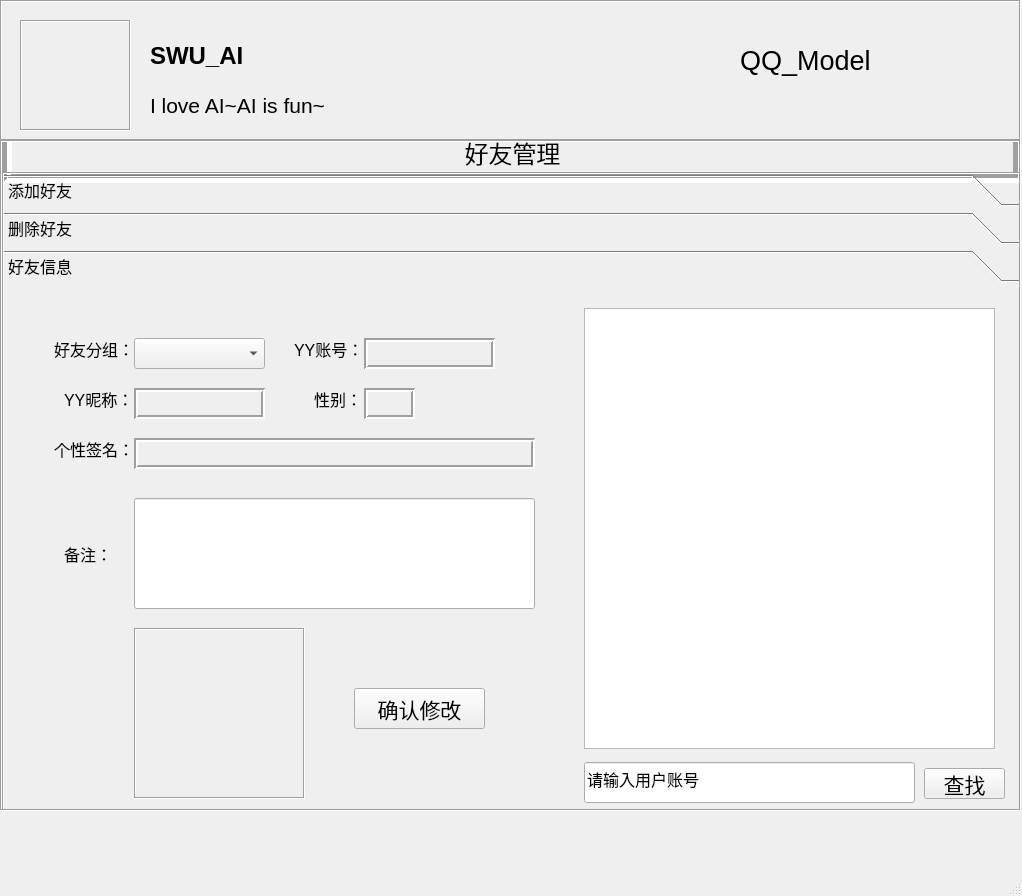
<?xml version="1.0" encoding="UTF-8"?>
<ui version="4.0">
 <class>MainWindow</class>
 <widget class="QMainWindow" name="MainWindow">
  <property name="geometry">
   <rect>
    <x>0</x>
    <y>0</y>
    <width>1022</width>
    <height>896</height>
   </rect>
  </property>
  <property name="font">
   <font>
    <pointsize>20</pointsize>
   </font>
  </property>
  <property name="windowTitle">
   <string>MainWindow</string>
  </property>
  <widget class="QWidget" name="centralwidget">
   <widget class="QStackedWidget" name="stackedWidget">
    <property name="geometry">
     <rect>
      <x>0</x>
      <y>140</y>
      <width>1021</width>
      <height>671</height>
     </rect>
    </property>
    <property name="frameShape">
     <enum>QFrame::Box</enum>
    </property>
    <property name="frameShadow">
     <enum>QFrame::Sunken</enum>
    </property>
    <property name="currentIndex">
     <number>1</number>
    </property>
    <widget class="QWidget" name="page"/>
    <widget class="QWidget" name="page_2">
     <widget class="QLabel" name="label">
      <property name="geometry">
       <rect>
        <x>0</x>
        <y>-20</y>
        <width>1021</width>
        <height>61</height>
       </rect>
      </property>
      <property name="font">
       <font>
        <pointsize>18</pointsize>
       </font>
      </property>
      <property name="frameShape">
       <enum>QFrame::Box</enum>
      </property>
      <property name="frameShadow">
       <enum>QFrame::Sunken</enum>
      </property>
      <property name="lineWidth">
       <number>5</number>
      </property>
      <property name="text">
       <string>好友管理</string>
      </property>
      <property name="alignment">
       <set>Qt::AlignCenter</set>
      </property>
     </widget>
     <widget class="QToolBox" name="Friend_Operation">
      <property name="geometry">
       <rect>
        <x>0</x>
        <y>30</y>
        <width>1021</width>
        <height>641</height>
       </rect>
      </property>
      <property name="font">
       <font>
        <pointsize>12</pointsize>
       </font>
      </property>
      <property name="frameShape">
       <enum>QFrame::Box</enum>
      </property>
      <property name="frameShadow">
       <enum>QFrame::Sunken</enum>
      </property>
      <property name="currentIndex">
       <number>2</number>
      </property>
      <widget class="QWidget" name="add_new">
       <property name="geometry">
        <rect>
         <x>0</x>
         <y>0</y>
         <width>1017</width>
         <height>523</height>
        </rect>
       </property>
       <attribute name="label">
        <string>添加好友</string>
       </attribute>
       <widget class="QLineEdit" name="newNameLineEdit">
        <property name="geometry">
         <rect>
          <x>100</x>
          <y>90</y>
          <width>181</width>
          <height>31</height>
         </rect>
        </property>
       </widget>
       <widget class="QComboBox" name="newGroupComboBox">
        <property name="geometry">
         <rect>
          <x>110</x>
          <y>30</y>
          <width>141</width>
          <height>31</height>
         </rect>
        </property>
        <property name="editable">
         <bool>false</bool>
        </property>
        <property name="frame">
         <bool>true</bool>
        </property>
       </widget>
       <widget class="QLabel" name="label_2">
        <property name="geometry">
         <rect>
          <x>20</x>
          <y>30</y>
          <width>81</width>
          <height>17</height>
         </rect>
        </property>
        <property name="font">
         <font>
          <pointsize>12</pointsize>
         </font>
        </property>
        <property name="text">
         <string>好友分组：</string>
        </property>
       </widget>
       <widget class="QLabel" name="label_3">
        <property name="geometry">
         <rect>
          <x>20</x>
          <y>90</y>
          <width>67</width>
          <height>17</height>
         </rect>
        </property>
        <property name="font">
         <font>
          <pointsize>12</pointsize>
         </font>
        </property>
        <property name="text">
         <string>YY昵称：</string>
        </property>
       </widget>
       <widget class="QLabel" name="NewPictureLabel">
        <property name="geometry">
         <rect>
          <x>100</x>
          <y>320</y>
          <width>171</width>
          <height>171</height>
         </rect>
        </property>
        <property name="frameShape">
         <enum>QFrame::Box</enum>
        </property>
        <property name="frameShadow">
         <enum>QFrame::Sunken</enum>
        </property>
        <property name="text">
         <string/>
        </property>
        <property name="scaledContents">
         <bool>true</bool>
        </property>
       </widget>
       <widget class="QLineEdit" name="newIDLineEdit">
        <property name="geometry">
         <rect>
          <x>350</x>
          <y>30</y>
          <width>161</width>
          <height>31</height>
         </rect>
        </property>
       </widget>
       <widget class="QLabel" name="label_5">
        <property name="geometry">
         <rect>
          <x>280</x>
          <y>30</y>
          <width>67</width>
          <height>21</height>
         </rect>
        </property>
        <property name="font">
         <font>
          <pointsize>12</pointsize>
         </font>
        </property>
        <property name="text">
         <string>YY账号：</string>
        </property>
       </widget>
       <widget class="QLineEdit" name="newmanualLineEdit">
        <property name="geometry">
         <rect>
          <x>360</x>
          <y>90</y>
          <width>61</width>
          <height>31</height>
         </rect>
        </property>
       </widget>
       <widget class="QLabel" name="label_6">
        <property name="geometry">
         <rect>
          <x>310</x>
          <y>90</y>
          <width>67</width>
          <height>17</height>
         </rect>
        </property>
        <property name="font">
         <font>
          <pointsize>12</pointsize>
         </font>
        </property>
        <property name="text">
         <string>性别：</string>
        </property>
       </widget>
       <widget class="QPushButton" name="newUploadPushButton">
        <property name="geometry">
         <rect>
          <x>310</x>
          <y>350</y>
          <width>131</width>
          <height>41</height>
         </rect>
        </property>
        <property name="font">
         <font>
          <pointsize>16</pointsize>
         </font>
        </property>
        <property name="text">
         <string>上传...</string>
        </property>
       </widget>
       <widget class="QLabel" name="label_7">
        <property name="geometry">
         <rect>
          <x>20</x>
          <y>160</y>
          <width>91</width>
          <height>17</height>
         </rect>
        </property>
        <property name="font">
         <font>
          <pointsize>12</pointsize>
         </font>
        </property>
        <property name="text">
         <string>个性签名：</string>
        </property>
       </widget>
       <widget class="QLineEdit" name="newSignatureLineEdit">
        <property name="geometry">
         <rect>
          <x>100</x>
          <y>150</y>
          <width>431</width>
          <height>41</height>
         </rect>
        </property>
       </widget>
       <widget class="QLabel" name="label_8">
        <property name="geometry">
         <rect>
          <x>30</x>
          <y>220</y>
          <width>67</width>
          <height>21</height>
         </rect>
        </property>
        <property name="font">
         <font>
          <pointsize>12</pointsize>
         </font>
        </property>
        <property name="text">
         <string>备注：</string>
        </property>
       </widget>
       <widget class="QLineEdit" name="newRefenrenceLineEdit">
        <property name="geometry">
         <rect>
          <x>100</x>
          <y>210</y>
          <width>431</width>
          <height>91</height>
         </rect>
        </property>
       </widget>
       <widget class="QPushButton" name="NewPutinPushButton">
        <property name="geometry">
         <rect>
          <x>310</x>
          <y>420</y>
          <width>131</width>
          <height>41</height>
         </rect>
        </property>
        <property name="font">
         <font>
          <pointsize>16</pointsize>
         </font>
        </property>
        <property name="text">
         <string>添加好友</string>
        </property>
       </widget>
       <widget class="QTableView" name="FriendsTableView">
        <property name="geometry">
         <rect>
          <x>580</x>
          <y>10</y>
          <width>411</width>
          <height>501</height>
         </rect>
        </property>
        <attribute name="horizontalHeaderMinimumSectionSize">
         <number>25</number>
        </attribute>
        <attribute name="horizontalHeaderDefaultSectionSize">
         <number>120</number>
        </attribute>
        <attribute name="horizontalHeaderStretchLastSection">
         <bool>true</bool>
        </attribute>
        <attribute name="verticalHeaderVisible">
         <bool>false</bool>
        </attribute>
       </widget>
       <widget class="QLabel" name="background1">
        <property name="geometry">
         <rect>
          <x>0</x>
          <y>0</y>
          <width>1011</width>
          <height>561</height>
         </rect>
        </property>
        <property name="text">
         <string/>
        </property>
        <property name="pixmap">
         <pixmap>elements/background2.jpeg</pixmap>
        </property>
        <property name="scaledContents">
         <bool>true</bool>
        </property>
       </widget>
       <zorder>background1</zorder>
       <zorder>newNameLineEdit</zorder>
       <zorder>label_2</zorder>
       <zorder>label_3</zorder>
       <zorder>NewPictureLabel</zorder>
       <zorder>newIDLineEdit</zorder>
       <zorder>label_5</zorder>
       <zorder>newmanualLineEdit</zorder>
       <zorder>label_6</zorder>
       <zorder>newUploadPushButton</zorder>
       <zorder>label_7</zorder>
       <zorder>newSignatureLineEdit</zorder>
       <zorder>label_8</zorder>
       <zorder>newRefenrenceLineEdit</zorder>
       <zorder>NewPutinPushButton</zorder>
       <zorder>FriendsTableView</zorder>
       <zorder>newGroupComboBox</zorder>
      </widget>
      <widget class="QWidget" name="delete_old">
       <property name="geometry">
        <rect>
         <x>0</x>
         <y>0</y>
         <width>1017</width>
         <height>523</height>
        </rect>
       </property>
       <attribute name="label">
        <string>删除好友</string>
       </attribute>
       <widget class="QLabel" name="label_9">
        <property name="geometry">
         <rect>
          <x>40</x>
          <y>20</y>
          <width>81</width>
          <height>21</height>
         </rect>
        </property>
        <property name="font">
         <font>
          <pointsize>12</pointsize>
         </font>
        </property>
        <property name="text">
         <string>好友分组：</string>
        </property>
       </widget>
       <widget class="QLabel" name="label_10">
        <property name="geometry">
         <rect>
          <x>300</x>
          <y>30</y>
          <width>67</width>
          <height>21</height>
         </rect>
        </property>
        <property name="font">
         <font>
          <pointsize>12</pointsize>
         </font>
        </property>
        <property name="text">
         <string>YY账号：</string>
        </property>
       </widget>
       <widget class="QLabel" name="label_11">
        <property name="geometry">
         <rect>
          <x>40</x>
          <y>80</y>
          <width>67</width>
          <height>21</height>
         </rect>
        </property>
        <property name="font">
         <font>
          <pointsize>12</pointsize>
         </font>
        </property>
        <property name="text">
         <string>YY昵称：</string>
        </property>
       </widget>
       <widget class="QLabel" name="label_12">
        <property name="geometry">
         <rect>
          <x>310</x>
          <y>80</y>
          <width>67</width>
          <height>21</height>
         </rect>
        </property>
        <property name="font">
         <font>
          <pointsize>12</pointsize>
         </font>
        </property>
        <property name="text">
         <string>性别：</string>
        </property>
       </widget>
       <widget class="QLabel" name="label_13">
        <property name="geometry">
         <rect>
          <x>40</x>
          <y>140</y>
          <width>91</width>
          <height>21</height>
         </rect>
        </property>
        <property name="font">
         <font>
          <pointsize>12</pointsize>
         </font>
        </property>
        <property name="text">
         <string>个性签名：</string>
        </property>
       </widget>
       <widget class="QLineEdit" name="preReferenceLineEdit">
        <property name="geometry">
         <rect>
          <x>120</x>
          <y>190</y>
          <width>431</width>
          <height>91</height>
         </rect>
        </property>
       </widget>
       <widget class="QLabel" name="label_14">
        <property name="geometry">
         <rect>
          <x>50</x>
          <y>220</y>
          <width>67</width>
          <height>21</height>
         </rect>
        </property>
        <property name="font">
         <font>
          <pointsize>12</pointsize>
         </font>
        </property>
        <property name="text">
         <string>备注：</string>
        </property>
       </widget>
       <widget class="QLabel" name="prePictureLabel">
        <property name="geometry">
         <rect>
          <x>120</x>
          <y>320</y>
          <width>171</width>
          <height>171</height>
         </rect>
        </property>
        <property name="frameShape">
         <enum>QFrame::Box</enum>
        </property>
        <property name="frameShadow">
         <enum>QFrame::Sunken</enum>
        </property>
        <property name="text">
         <string/>
        </property>
        <property name="scaledContents">
         <bool>true</bool>
        </property>
       </widget>
       <widget class="QPushButton" name="DeletePushButton">
        <property name="geometry">
         <rect>
          <x>360</x>
          <y>380</y>
          <width>131</width>
          <height>41</height>
         </rect>
        </property>
        <property name="font">
         <font>
          <pointsize>16</pointsize>
         </font>
        </property>
        <property name="text">
         <string>删除好友</string>
        </property>
       </widget>
       <widget class="QTableView" name="FriendsTableView_2">
        <property name="geometry">
         <rect>
          <x>580</x>
          <y>20</y>
          <width>411</width>
          <height>501</height>
         </rect>
        </property>
        <attribute name="horizontalHeaderMinimumSectionSize">
         <number>25</number>
        </attribute>
        <attribute name="horizontalHeaderDefaultSectionSize">
         <number>120</number>
        </attribute>
        <attribute name="horizontalHeaderStretchLastSection">
         <bool>true</bool>
        </attribute>
        <attribute name="verticalHeaderVisible">
         <bool>false</bool>
        </attribute>
       </widget>
       <widget class="QComboBox" name="preGroupComboBox">
        <property name="geometry">
         <rect>
          <x>120</x>
          <y>20</y>
          <width>141</width>
          <height>31</height>
         </rect>
        </property>
       </widget>
       <widget class="QComboBox" name="preNameComboBox">
        <property name="geometry">
         <rect>
          <x>120</x>
          <y>70</y>
          <width>171</width>
          <height>31</height>
         </rect>
        </property>
       </widget>
       <widget class="QLabel" name="background2">
        <property name="geometry">
         <rect>
          <x>0</x>
          <y>0</y>
          <width>1011</width>
          <height>561</height>
         </rect>
        </property>
        <property name="text">
         <string/>
        </property>
        <property name="pixmap">
         <pixmap>elements/background2.jpeg</pixmap>
        </property>
        <property name="scaledContents">
         <bool>true</bool>
        </property>
       </widget>
       <widget class="QLabel" name="preIDLabel">
        <property name="geometry">
         <rect>
          <x>370</x>
          <y>20</y>
          <width>131</width>
          <height>31</height>
         </rect>
        </property>
        <property name="frameShape">
         <enum>QFrame::Box</enum>
        </property>
        <property name="frameShadow">
         <enum>QFrame::Sunken</enum>
        </property>
        <property name="lineWidth">
         <number>2</number>
        </property>
        <property name="text">
         <string/>
        </property>
       </widget>
       <widget class="QLabel" name="preManualLabel">
        <property name="geometry">
         <rect>
          <x>370</x>
          <y>70</y>
          <width>81</width>
          <height>31</height>
         </rect>
        </property>
        <property name="frameShape">
         <enum>QFrame::Box</enum>
        </property>
        <property name="frameShadow">
         <enum>QFrame::Sunken</enum>
        </property>
        <property name="lineWidth">
         <number>2</number>
        </property>
        <property name="text">
         <string/>
        </property>
       </widget>
       <widget class="QLabel" name="preSignatureLabel">
        <property name="geometry">
         <rect>
          <x>120</x>
          <y>140</y>
          <width>401</width>
          <height>31</height>
         </rect>
        </property>
        <property name="frameShape">
         <enum>QFrame::Box</enum>
        </property>
        <property name="frameShadow">
         <enum>QFrame::Sunken</enum>
        </property>
        <property name="lineWidth">
         <number>2</number>
        </property>
        <property name="text">
         <string/>
        </property>
       </widget>
       <zorder>background2</zorder>
       <zorder>label_9</zorder>
       <zorder>label_10</zorder>
       <zorder>label_11</zorder>
       <zorder>label_12</zorder>
       <zorder>label_13</zorder>
       <zorder>preReferenceLineEdit</zorder>
       <zorder>label_14</zorder>
       <zorder>prePictureLabel</zorder>
       <zorder>DeletePushButton</zorder>
       <zorder>FriendsTableView_2</zorder>
       <zorder>preGroupComboBox</zorder>
       <zorder>preNameComboBox</zorder>
       <zorder>preIDLabel</zorder>
       <zorder>preManualLabel</zorder>
       <zorder>preSignatureLabel</zorder>
      </widget>
      <widget class="QWidget" name="friend_inf">
       <property name="geometry">
        <rect>
         <x>0</x>
         <y>0</y>
         <width>1017</width>
         <height>523</height>
        </rect>
       </property>
       <attribute name="label">
        <string>好友信息</string>
       </attribute>
       <widget class="QTableView" name="FriendsTableView_3">
        <property name="geometry">
         <rect>
          <x>580</x>
          <y>20</y>
          <width>411</width>
          <height>441</height>
         </rect>
        </property>
        <attribute name="horizontalHeaderMinimumSectionSize">
         <number>25</number>
        </attribute>
        <attribute name="horizontalHeaderDefaultSectionSize">
         <number>120</number>
        </attribute>
        <attribute name="horizontalHeaderStretchLastSection">
         <bool>true</bool>
        </attribute>
        <attribute name="verticalHeaderVisible">
         <bool>false</bool>
        </attribute>
       </widget>
       <widget class="QLineEdit" name="changableReferenceLineEdit">
        <property name="geometry">
         <rect>
          <x>130</x>
          <y>210</y>
          <width>401</width>
          <height>111</height>
         </rect>
        </property>
       </widget>
       <widget class="QLabel" name="label18">
        <property name="geometry">
         <rect>
          <x>50</x>
          <y>50</y>
          <width>81</width>
          <height>21</height>
         </rect>
        </property>
        <property name="font">
         <font>
          <pointsize>12</pointsize>
         </font>
        </property>
        <property name="text">
         <string>好友分组：</string>
        </property>
       </widget>
       <widget class="QLabel" name="label_20">
        <property name="geometry">
         <rect>
          <x>290</x>
          <y>50</y>
          <width>67</width>
          <height>21</height>
         </rect>
        </property>
        <property name="font">
         <font>
          <pointsize>12</pointsize>
         </font>
        </property>
        <property name="text">
         <string>YY账号：</string>
        </property>
       </widget>
       <widget class="QLabel" name="label_21">
        <property name="geometry">
         <rect>
          <x>60</x>
          <y>100</y>
          <width>67</width>
          <height>21</height>
         </rect>
        </property>
        <property name="font">
         <font>
          <pointsize>12</pointsize>
         </font>
        </property>
        <property name="text">
         <string>YY昵称：</string>
        </property>
       </widget>
       <widget class="QLabel" name="label_22">
        <property name="geometry">
         <rect>
          <x>310</x>
          <y>100</y>
          <width>67</width>
          <height>21</height>
         </rect>
        </property>
        <property name="font">
         <font>
          <pointsize>12</pointsize>
         </font>
        </property>
        <property name="text">
         <string>性别：</string>
        </property>
       </widget>
       <widget class="QLabel" name="label_23">
        <property name="geometry">
         <rect>
          <x>50</x>
          <y>150</y>
          <width>91</width>
          <height>21</height>
         </rect>
        </property>
        <property name="font">
         <font>
          <pointsize>12</pointsize>
         </font>
        </property>
        <property name="text">
         <string>个性签名：</string>
        </property>
       </widget>
       <widget class="QLabel" name="fixedsignatureLabel">
        <property name="geometry">
         <rect>
          <x>130</x>
          <y>150</y>
          <width>401</width>
          <height>31</height>
         </rect>
        </property>
        <property name="frameShape">
         <enum>QFrame::Box</enum>
        </property>
        <property name="frameShadow">
         <enum>QFrame::Sunken</enum>
        </property>
        <property name="lineWidth">
         <number>2</number>
        </property>
        <property name="text">
         <string/>
        </property>
       </widget>
       <widget class="QLabel" name="fixedIDLabel">
        <property name="geometry">
         <rect>
          <x>360</x>
          <y>50</y>
          <width>131</width>
          <height>31</height>
         </rect>
        </property>
        <property name="frameShape">
         <enum>QFrame::Box</enum>
        </property>
        <property name="frameShadow">
         <enum>QFrame::Sunken</enum>
        </property>
        <property name="lineWidth">
         <number>2</number>
        </property>
        <property name="text">
         <string/>
        </property>
       </widget>
       <widget class="QLabel" name="fixedNameLabel">
        <property name="geometry">
         <rect>
          <x>130</x>
          <y>100</y>
          <width>131</width>
          <height>31</height>
         </rect>
        </property>
        <property name="frameShape">
         <enum>QFrame::Box</enum>
        </property>
        <property name="frameShadow">
         <enum>QFrame::Sunken</enum>
        </property>
        <property name="lineWidth">
         <number>2</number>
        </property>
        <property name="text">
         <string/>
        </property>
       </widget>
       <widget class="QLabel" name="fixedmanualLabel">
        <property name="geometry">
         <rect>
          <x>360</x>
          <y>100</y>
          <width>51</width>
          <height>31</height>
         </rect>
        </property>
        <property name="frameShape">
         <enum>QFrame::Box</enum>
        </property>
        <property name="frameShadow">
         <enum>QFrame::Sunken</enum>
        </property>
        <property name="lineWidth">
         <number>2</number>
        </property>
        <property name="text">
         <string/>
        </property>
       </widget>
       <widget class="QLabel" name="label_24">
        <property name="geometry">
         <rect>
          <x>60</x>
          <y>250</y>
          <width>51</width>
          <height>31</height>
         </rect>
        </property>
        <property name="font">
         <font>
          <pointsize>12</pointsize>
         </font>
        </property>
        <property name="text">
         <string>备注：</string>
        </property>
       </widget>
       <widget class="QLabel" name="fixedpictureLabel">
        <property name="geometry">
         <rect>
          <x>130</x>
          <y>340</y>
          <width>171</width>
          <height>171</height>
         </rect>
        </property>
        <property name="frameShape">
         <enum>QFrame::Box</enum>
        </property>
        <property name="frameShadow">
         <enum>QFrame::Sunken</enum>
        </property>
        <property name="text">
         <string/>
        </property>
        <property name="scaledContents">
         <bool>true</bool>
        </property>
       </widget>
       <widget class="QPushButton" name="ChangePushButton">
        <property name="geometry">
         <rect>
          <x>350</x>
          <y>400</y>
          <width>131</width>
          <height>41</height>
         </rect>
        </property>
        <property name="font">
         <font>
          <pointsize>16</pointsize>
         </font>
        </property>
        <property name="text">
         <string>确认修改</string>
        </property>
       </widget>
       <widget class="QLabel" name="label_19">
        <property name="geometry">
         <rect>
          <x>0</x>
          <y>0</y>
          <width>1011</width>
          <height>521</height>
         </rect>
        </property>
        <property name="text">
         <string/>
        </property>
        <property name="pixmap">
         <pixmap>elements/background2.jpeg</pixmap>
        </property>
        <property name="scaledContents">
         <bool>true</bool>
        </property>
       </widget>
       <widget class="QComboBox" name="fixedGroupComboBox">
        <property name="geometry">
         <rect>
          <x>130</x>
          <y>50</y>
          <width>131</width>
          <height>31</height>
         </rect>
        </property>
       </widget>
       <widget class="QLineEdit" name="SearchLineEdit">
        <property name="geometry">
         <rect>
          <x>580</x>
          <y>474</y>
          <width>331</width>
          <height>41</height>
         </rect>
        </property>
        <property name="text">
         <string>请输入用户账号</string>
        </property>
       </widget>
       <widget class="QPushButton" name="SearchPushButton">
        <property name="geometry">
         <rect>
          <x>920</x>
          <y>480</y>
          <width>81</width>
          <height>31</height>
         </rect>
        </property>
        <property name="font">
         <font>
          <pointsize>16</pointsize>
         </font>
        </property>
        <property name="text">
         <string>查找</string>
        </property>
       </widget>
       <zorder>label_19</zorder>
       <zorder>FriendsTableView_3</zorder>
       <zorder>changableReferenceLineEdit</zorder>
       <zorder>label18</zorder>
       <zorder>label_20</zorder>
       <zorder>label_21</zorder>
       <zorder>label_22</zorder>
       <zorder>label_23</zorder>
       <zorder>fixedsignatureLabel</zorder>
       <zorder>fixedIDLabel</zorder>
       <zorder>fixedNameLabel</zorder>
       <zorder>fixedmanualLabel</zorder>
       <zorder>label_24</zorder>
       <zorder>fixedpictureLabel</zorder>
       <zorder>ChangePushButton</zorder>
       <zorder>fixedGroupComboBox</zorder>
       <zorder>SearchLineEdit</zorder>
       <zorder>SearchPushButton</zorder>
      </widget>
     </widget>
     <widget class="QLabel" name="background">
      <property name="geometry">
       <rect>
        <x>0</x>
        <y>0</y>
        <width>1011</width>
        <height>671</height>
       </rect>
      </property>
      <property name="text">
       <string/>
      </property>
      <property name="pixmap">
       <pixmap>elements/login.jpg</pixmap>
      </property>
      <property name="scaledContents">
       <bool>true</bool>
      </property>
     </widget>
     <zorder>background</zorder>
     <zorder>label</zorder>
     <zorder>Friend_Operation</zorder>
    </widget>
   </widget>
   <widget class="QLabel" name="label_4">
    <property name="geometry">
     <rect>
      <x>0</x>
      <y>0</y>
      <width>1021</width>
      <height>141</height>
     </rect>
    </property>
    <property name="frameShape">
     <enum>QFrame::Box</enum>
    </property>
    <property name="frameShadow">
     <enum>QFrame::Sunken</enum>
    </property>
    <property name="text">
     <string/>
    </property>
    <property name="pixmap">
     <pixmap>elements/background3.jpeg</pixmap>
    </property>
    <property name="scaledContents">
     <bool>true</bool>
    </property>
   </widget>
   <widget class="QLabel" name="label_15">
    <property name="geometry">
     <rect>
      <x>20</x>
      <y>20</y>
      <width>111</width>
      <height>111</height>
     </rect>
    </property>
    <property name="frameShape">
     <enum>QFrame::Box</enum>
    </property>
    <property name="frameShadow">
     <enum>QFrame::Sunken</enum>
    </property>
    <property name="text">
     <string/>
    </property>
    <property name="pixmap">
     <pixmap>elements/head.jpeg</pixmap>
    </property>
    <property name="scaledContents">
     <bool>true</bool>
    </property>
   </widget>
   <widget class="QLabel" name="QQ_name">
    <property name="geometry">
     <rect>
      <x>150</x>
      <y>40</y>
      <width>111</width>
      <height>31</height>
     </rect>
    </property>
    <property name="font">
     <font>
      <pointsize>18</pointsize>
      <weight>75</weight>
      <bold>true</bold>
     </font>
    </property>
    <property name="text">
     <string>SWU_AI</string>
    </property>
   </widget>
   <widget class="QLabel" name="label_16">
    <property name="geometry">
     <rect>
      <x>150</x>
      <y>90</y>
      <width>241</width>
      <height>31</height>
     </rect>
    </property>
    <property name="font">
     <font>
      <pointsize>16</pointsize>
      <weight>50</weight>
      <bold>false</bold>
     </font>
    </property>
    <property name="frameShape">
     <enum>QFrame::NoFrame</enum>
    </property>
    <property name="frameShadow">
     <enum>QFrame::Sunken</enum>
    </property>
    <property name="text">
     <string>I love AI~AI is fun~</string>
    </property>
   </widget>
   <widget class="QLabel" name="label_17">
    <property name="geometry">
     <rect>
      <x>900</x>
      <y>10</y>
      <width>100</width>
      <height>100</height>
     </rect>
    </property>
    <property name="text">
     <string/>
    </property>
    <property name="pixmap">
     <pixmap>elements/logo.jpeg</pixmap>
    </property>
    <property name="scaledContents">
     <bool>true</bool>
    </property>
   </widget>
   <widget class="QLabel" name="label_18">
    <property name="geometry">
     <rect>
      <x>740</x>
      <y>30</y>
      <width>141</width>
      <height>61</height>
     </rect>
    </property>
    <property name="text">
     <string>QQ_Model</string>
    </property>
   </widget>
   <zorder>label_4</zorder>
   <zorder>stackedWidget</zorder>
   <zorder>label_15</zorder>
   <zorder>QQ_name</zorder>
   <zorder>label_16</zorder>
   <zorder>label_17</zorder>
   <zorder>label_18</zorder>
  </widget>
  <widget class="QStatusBar" name="statusbar"/>
 </widget>
 <resources/>
 <connections/>
</ui>
